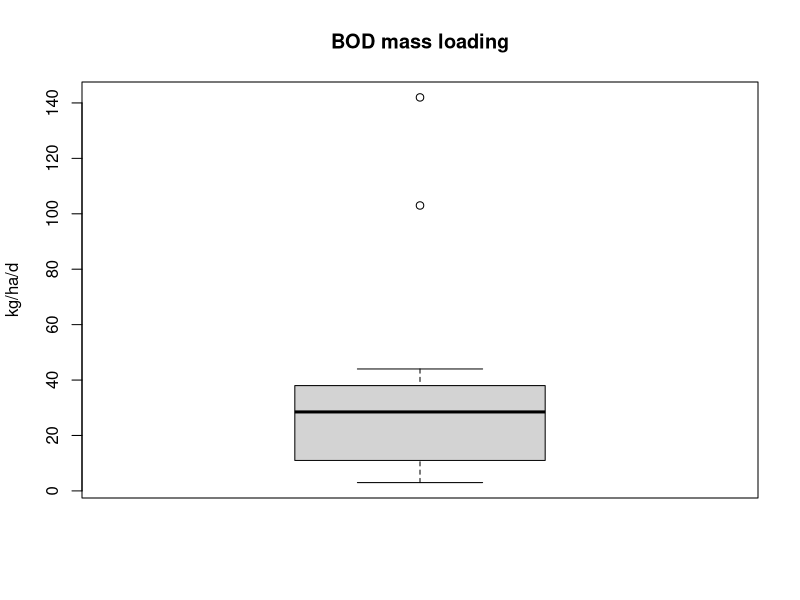
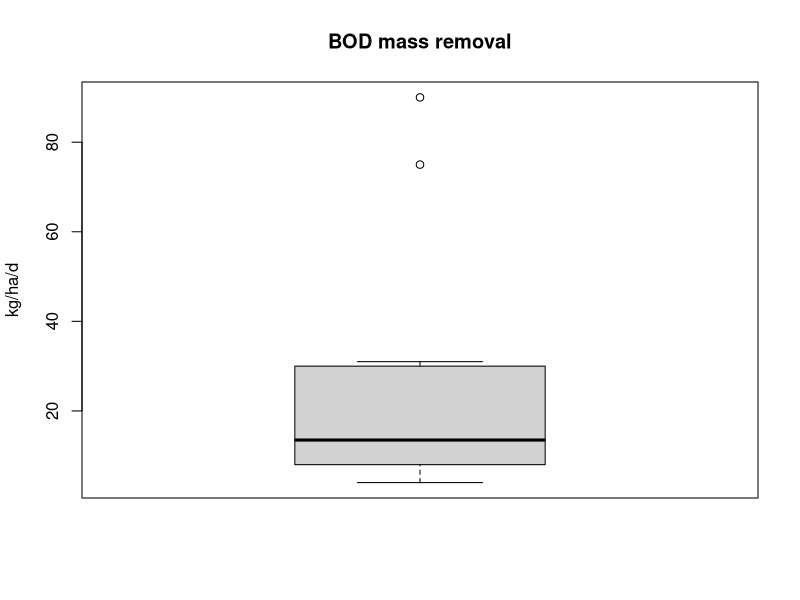
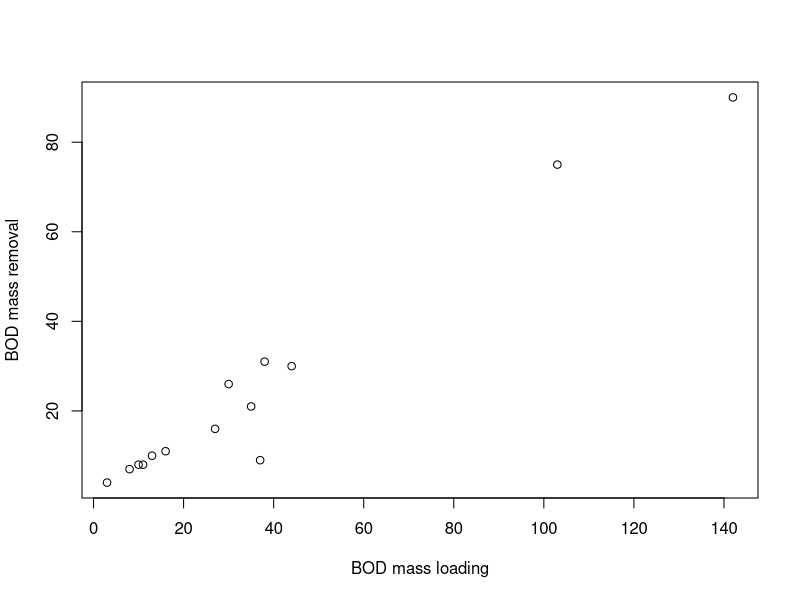

Source code (R) for these figures, in order:
## ---- chunk 1
x <- c(3,8,10, 11, 13, 16, 27, 30, 35, 37, 38, 44, 103, 142)

y <- c(4, 7, 8, 8, 10, 11, 16, 26, 21, 9, 31, 30, 75, 90)

boxplot(x, main="BOD mass loading", ylab="kg/ha/d")
## ---- chunk 2
boxplot(y, main="BOD mass removal", ylab="kg/ha/d")
## ---- chunk 3
plot(x,y, xlab="BOD mass loading", ylab="BOD mass removal")
